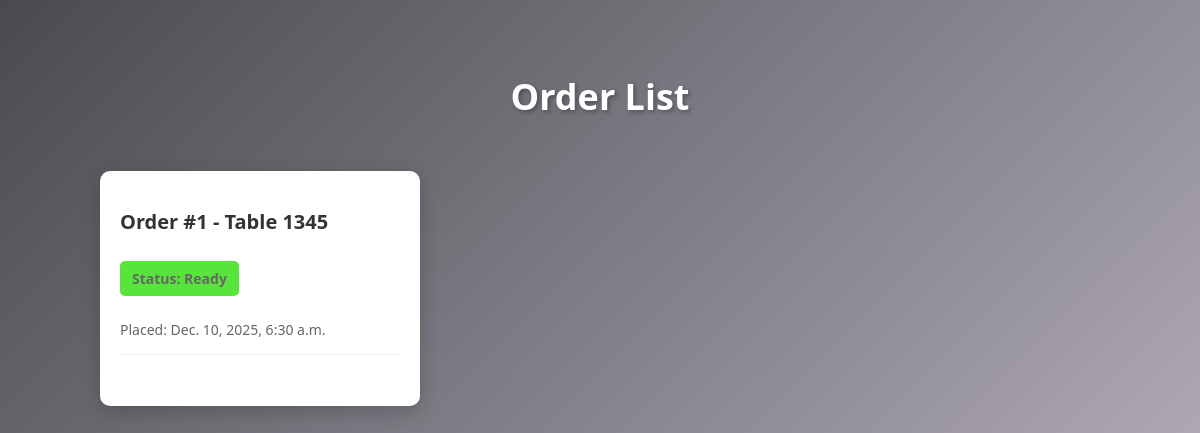
/orders/, run on an earlier commit of the app's database.
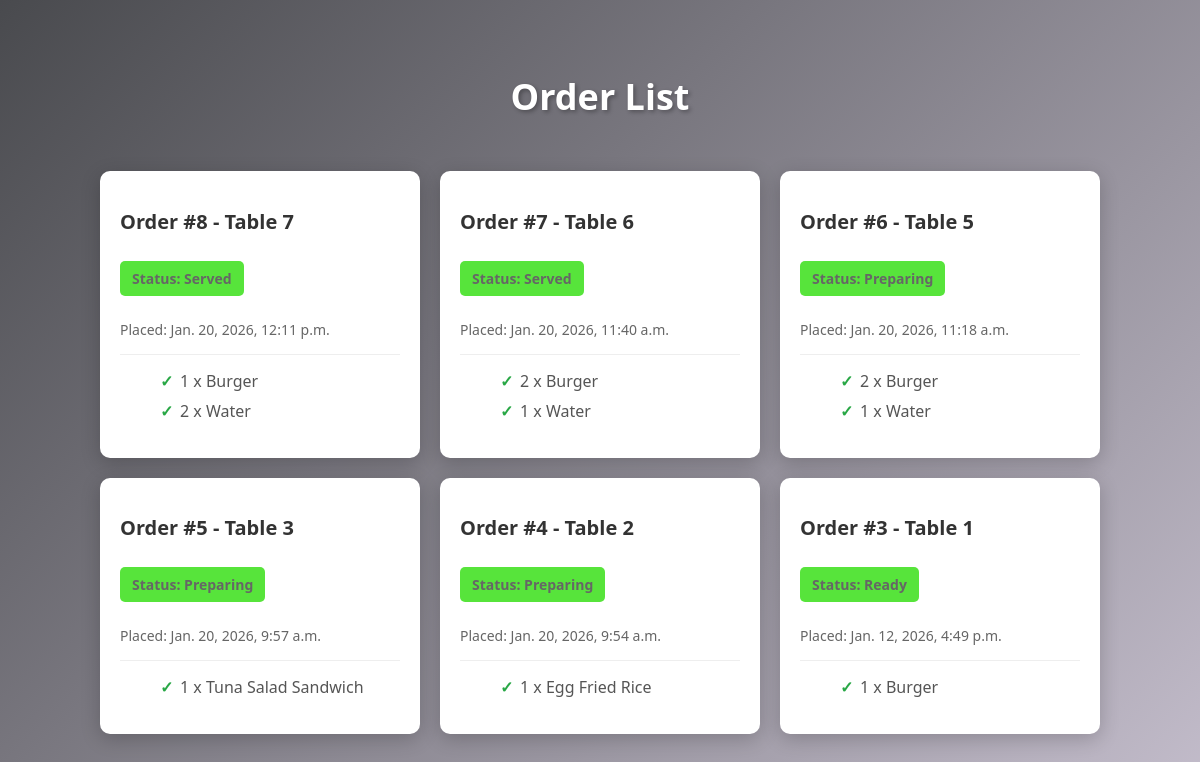
And on a later commit of the database.
### app/models.py (models this page shows, shortened)
class Order(models.Model):
    STATUS_CHOICES = [
        ('Preparing', 'Preparing'),
        ('Ready', 'Ready'),
        ('Served', 'Served'),
        ('Cancelled', 'Cancelled'),
    ]
    table_number = models.CharField(max_length=10)
    status = models.CharField(max_length=20, choices=STATUS_CHOICES, default='Preparing')
    timestamp = models.DateTimeField(default=timezone.now)

class OrderItem(models.Model):
    order = models.ForeignKey(Order, on_delete=models.CASCADE, related_name='items')
    menu_item = models.ForeignKey(MenuItem, on_delete=models.CASCADE)
    quantity = models.PositiveIntegerField()

class MenuItem(models.Model):
    category = models.ForeignKey(Category, on_delete=models.CASCADE)
    name = models.CharField(max_length=100)
    description = models.TextField(blank=True)
    price = models.DecimalField(max_digits=8, decimal_places=2)
    available = models.BooleanField(default=True)

### app/views.py (the view)
# urls.py: path('orders/', views.order_list, name='orders'),
def order_list(request):
    orders = Order.objects.prefetch_related('items__menu_item').all().order_by('-timestamp')
    return render(request, 'orders.html', {'orders': orders})

### app/templates/orders.html (shortened to what this page needs)
<!DOCTYPE html>
<html>
<head>
</head>
<body>
    <h1>Order List</h1>
    <div class="orders-container">
        {% for order in orders %}
            <div class="order">
                <h2>Order #{{ order.id }} - Table {{ order.table_number }}</h2>
                <p class="status">Status: {{ order.status }}</p>
                <p>Placed: {{ order.timestamp }}</p>
                <ul>
                    {% for item in order.items.all %}
                        <li>{{ item.quantity }} x {{ item.menu_item.name }}</li>
                    {% endfor %}
                </ul>
            </div>
        {% empty %}
            <p class="empty-message">No orders found.</p>
        {% endfor %}
    </div>
</body>
</html>

What changed in the data, as far as the page shows it:
removed Order: id "1", table_number "1345", status "Ready", timestamp "Dec. 10, 2025, 6:30 a.m."
added Order: id "8", table_number "7", status "Served", timestamp "Jan. 20, 2026, 12:11 p.m."
added OrderItem: quantity "1", menu_item.name "Burger", shown under "8"
added OrderItem: quantity "2", menu_item.name "Water", shown under "8"
added Order: id "7", table_number "6", status "Served", timestamp "Jan. 20, 2026, 11:40 a.m."
added OrderItem: quantity "2", menu_item.name "Burger", shown under "7"
added OrderItem: quantity "1", menu_item.name "Water", shown under "7"
added Order: id "6", table_number "5", status "Preparing", timestamp "Jan. 20, 2026, 11:18 a.m."
added OrderItem: quantity "2", menu_item.name "Burger", shown under "6"
added OrderItem: quantity "1", menu_item.name "Water", shown under "6"
added Order: id "5", table_number "3", status "Preparing", timestamp "Jan. 20, 2026, 9:57 a.m."
added OrderItem: quantity "1", menu_item.name "Tuna Salad Sandwich", shown under "5"
added Order: id "4", table_number "2", status "Preparing", timestamp "Jan. 20, 2026, 9:54 a.m."
added OrderItem: quantity "1", menu_item.name "Egg Fried Rice", shown under "4"
added Order: id "3", table_number "1", status "Ready", timestamp "Jan. 12, 2026, 4:49 p.m."
added OrderItem: quantity "1", menu_item.name "Burger", shown under "3"
